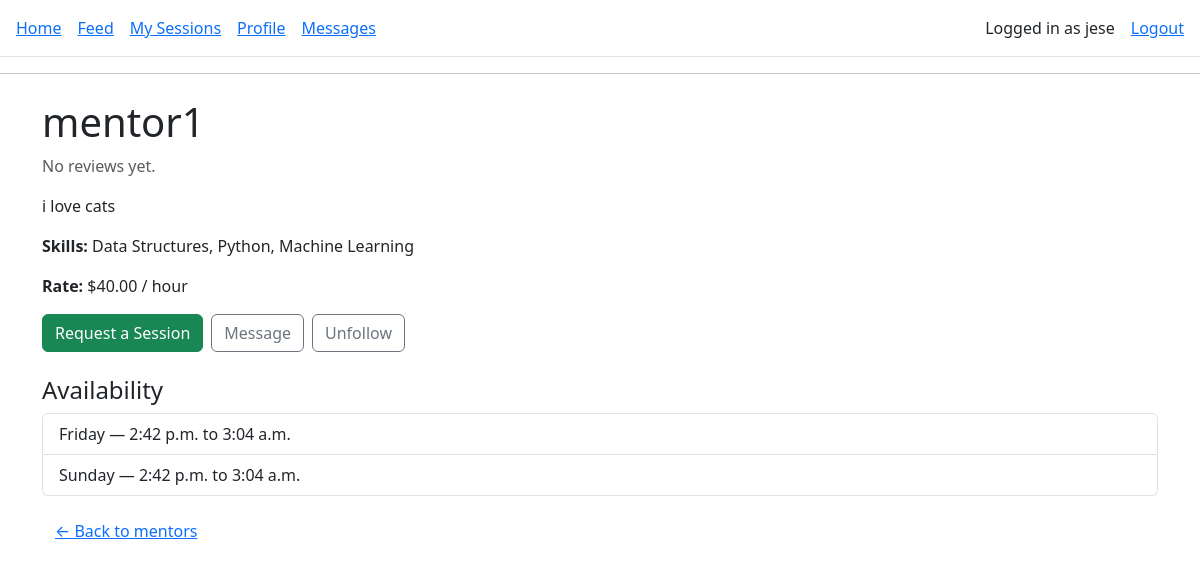
Page /mentors/3/ (signed in) on the committed database.
### core/models.py (models this page shows, shortened)
class Profile(models.Model):
    ROLE_CHOICES = [
        ("MENTOR", "Mentor"),
        ("MENTEE", "Mentee"),
    ]
    user = models.OneToOneField(
        settings.AUTH_USER_MODEL,
        on_delete=models.CASCADE,
        related_name="profile",
    )
    role = models.CharField(max_length=10, choices=ROLE_CHOICES)
    public_id = models.CharField(
        max_length=10,
        unique=True,
        editable=False,
        blank=True,
        null=True,
    )
    bio = models.TextField(blank=True)
    skills = models.CharField(
        max_length=255,
        blank=True,
        help_text="Comma-separated skills, e.g. Python, Data Science, Resume Review",
    )
    hourly_rate = models.DecimalField(
        max_digits=6,
        decimal_places=2,
        null=True,
        blank=True,
        help_text="Only for mentors",
    )
    photo = models.ImageField(
        upload_to="profiles/",
        blank=True,
        null=True,
    )

class Availability(models.Model):
    DAY_OF_WEEK_CHOICES = [
        ("MONDAY", "Monday"),
        ("TUESDAY", "Tuesday"),
        ("WEDNESDAY", "Wednesday"),
        ("THURSDAY", "Thursday"),
        ("FRIDAY", "Friday"),
        ("SATURDAY", "Saturday"),
        ("SUNDAY", "Sunday"),
    ]
    mentor = models.ForeignKey(
        Profile,
        related_name="availabilities",
        on_delete=models.CASCADE,
    )
    day_of_week = models.CharField(
        max_length=10,
        choices=DAY_OF_WEEK_CHOICES,
    )
    start_time = models.TimeField()
    end_time = models.TimeField()

### core/views.py (the view)
# urls.py: path("mentors/<int:mentor_id>/", views.mentor_detail, name="mentor_detail"),
@login_required
def mentor_detail(request, mentor_id):
    mentor = get_object_or_404(Profile, id=mentor_id, role="MENTOR")
    reviews = Review.objects.filter(session__mentor=mentor)
    avg_rating = reviews.aggregate(avg=Avg("rating"))["avg"]
    availabilities = (
        Availability.objects
        .filter(mentor=mentor)
        .order_by("day_of_week", "start_time")
    )
    is_following = False
    if request.user.is_authenticated and hasattr(request.user, "profile"):
        me = request.user.profile
        if me.role == "MENTEE":
            is_following = Follow.objects.filter(
                follower=me,
                mentor=mentor,
            ).exists()
    return render(
        request,
        "core/mentor_detail.html",
        {
            "mentor": mentor,
            "avg_rating": avg_rating,
            "reviews": reviews,
            "availabilities": availabilities,
            "is_following": is_following,
        },
    )

### templates/core/mentor_detail.html (shortened to what this page needs)
{% extends "base.html" %}
{% block content %}
<div class="container mt-4">
    <h1>{{ mentor.user.username }}</h1>
    {% if avg_rating %}
        <p class="mt-2">
            ⭐ <strong>{{ avg_rating|floatformat:1 }}</strong> / 5
        </p>
    {% else %}
        <p class="mt-2 text-muted">No reviews yet.</p>
    {% endif %}
    {% if mentor.bio %}
        <p class="mt-2">{{ mentor.bio }}</p>
    {% endif %}
    {% if mentor.skills %}
        <p><strong>Skills:</strong> {{ mentor.skills }}</p>
    {% endif %}
    {% if mentor.hourly_rate %}
        <p><strong>Rate:</strong> ${{ mentor.hourly_rate }} / hour</p>
    {% endif %}
    {% if user.is_authenticated and user.profile.role == "MENTEE" %}
        <div class="mt-3 d-flex gap-2 flex-wrap">
            <a href="{% url 'request_session' mentor.id %}"
               class="btn btn-success">
                Request a Session
            </a>
            <a href="{% url 'conversation' mentor.id %}"
               class="btn btn-outline-secondary">
                Message
            </a>
            <form method="post"
                  action="{% url 'toggle_follow' mentor.id %}">
                {% if is_following %}
                    <button type="submit" class="btn btn-outline-secondary">
                        Unfollow
                    </button>
                {% else %}
                    <button type="submit" class="btn btn-outline-primary">
                        Follow
                    </button>
                {% endif %}
            </form>
        </div>
    {% endif %}
    <h4 class="mt-4">Availability</h4>
    {% if availabilities %}
        <ul class="list-group">
            {% for a in availabilities %}
                <li class="list-group-item">
                    {{ a.get_day_of_week_display }} —
                    {{ a.start_time|time:"g:i a" }} to {{ a.end_time|time:"g:i a" }}
                </li>
            {% endfor %}
        </ul>
    {% else %}
        <p class="text-muted mt-2">
            This mentor has not set availability yet.
        </p>
    {% endif %}
    <a href="{% url 'mentor_list' %}" class="btn btn-link mt-3">
        ← Back to mentors
    </a>
</div>
{% endblock %}

### templates/base.html (shortened to what this page needs)
<!DOCTYPE html>
<html lang="en">
<head>
    <link
      href="https://cdn.jsdelivr.net/npm/bootstrap@5.3.3/dist/css/bootstrap.min.css"
      rel="stylesheet">
</head>
<body>
    <header>
  <nav class="p-3 border-bottom d-flex align-items-center">
    {% if user.is_authenticated %}
      <a href="{% url 'dashboard' %}" class="me-3">Home</a>
      <a href="{% url 'feed' %}" class="me-3">Feed</a>
      <a href="{% url 'my_sessions' %}" class="me-3">My Sessions</a>
      <a href="{% url 'profile' %}" class="me-3">Profile</a>
      <a href="{% url 'inbox' %}" class="me-3">Messages</a>
      <span class="ms-auto me-3">Logged in as {{ user.username }}</span>
      <a href="{% url 'logout_custom' %}">Logout</a>
    {% else %}
      <a href="{% url 'home' %}" class="me-3">Home</a>
      <a href="{% url 'login' %}" class="me-3">Login</a>
      <a href="{% url 'select_role' %}">Sign up</a>
    {% endif %}
  </nav>
</header>
    <hr>
    {% block content %}{% endblock %}
</body>
</html>

### rows in the picture
Profile: user.username "mentor1", bio "i love cats", skills "Data Structures, Python, Machine Learning", hourly_rate "40.00"
Availability: day_of_week "Friday", start_time "2:42 p.m.", end_time "3:04 a.m."
Availability: day_of_week "Sunday", start_time "2:42 p.m.", end_time "3:04 a.m."

### other values in the picture
{{ user.username }} "jese"
